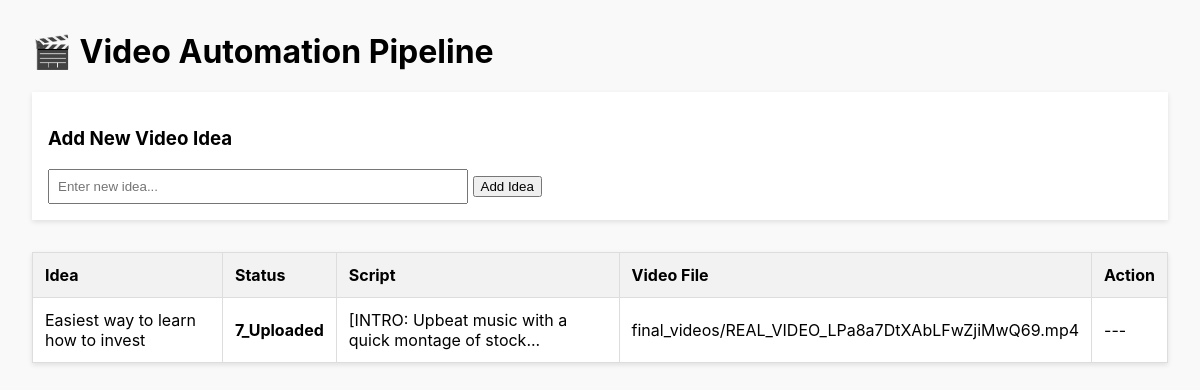
Before: / with the older database file.
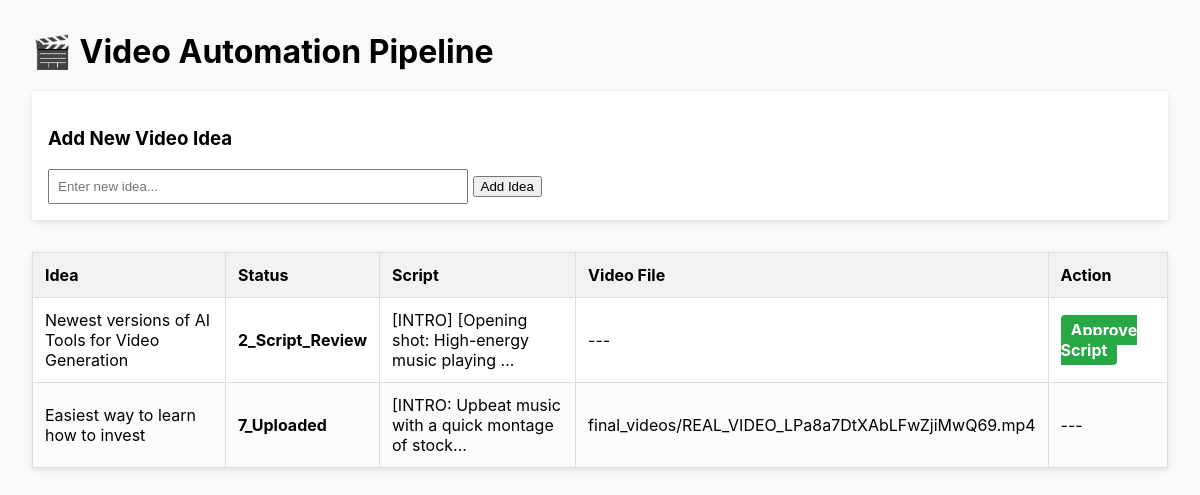
After: the same page with the newer database file.
### tables this page shows
CREATE TABLE Videos (
    id INTEGER PRIMARY KEY AUTOINCREMENT,
    record_id TEXT NOT NULL UNIQUE,
    Idea TEXT,
    Status TEXT DEFAULT '1_Script_Pending',
    Title TEXT,
    Script TEXT,
    Description TEXT,
    Audio_File_URL TEXT,
    Video_File_URL TEXT,
    Video_Job_ID TEXT,
    YouTube_ID TEXT
);

### app.py (the view)
@app.route('/')
def index():
    conn = sqlite3.connect(DB_FILE)
    conn.row_factory = sqlite3.Row  # This lets us access columns by name
    cursor = conn.cursor()
    cursor.execute("SELECT * FROM Videos ORDER BY id DESC")
    videos = cursor.fetchall()
    conn.close()
    return render_template('index.html', videos=videos)

### templates/index.html (shortened to what this page needs)
<!DOCTYPE html>
<html lang="en">
<head>
</head>
<body>
    <h1>🎬 Video Automation Pipeline</h1>
    <div class="form-box">
        <h3>Add New Video Idea</h3>
        <form action="/add" method="POST">
            <input type="text" name="idea" placeholder="Enter new idea..." style="width: 400px; padding: 8px;">
            <button type="submit" class="button">Add Idea</button>
        </form>
    </div>
    <table>
        <thead>
            <tr>
                <th>Idea</th>
                <th>Status</th>
                <th>Script</th>
                <th>Video File</th>
                <th>Action</th>
            </tr>
        </thead>
        <tbody>
            {% for video in videos %}
            <tr>
                <td>{{ video['Idea'] }}</td>
                <td><strong>{{ video['Status'] }}</strong></td>
                <td>{{ (video['Script'] or '')[:50] }}...</td>
                <td>{{ video['Video_File_URL'] or '---' }}</td>
                <td>
                    {% if video['Status'] == '2_Script_Review' %}
                        <a href="/update_status/{{ video['record_id'] }}/3_Asset_Gen_Pending" class="button button-green">
                            Approve Script
                        </a>
                    {% elif video['Status'] == '5_Final_Review' %}
                        <a href="/update_status/{{ video['record_id'] }}/6_Upload_Pending" class="button button-green">
                            Approve for Upload
                        </a>
                    {% elif video['Status'].startswith('Failed') %}
                        <a href="/update_status/{{ video['record_id'] }}/1_Script_Pending" class="button button-red">
                            Retry
                        </a>
                    {% else %}
                        ---
                    {% endif %}
                </td>
            </tr>
            {% endfor %}
        </tbody>
    </table>
</body>
</html>

### templates/index.html (style rules this page uses)
body { font-family: -apple-system, BlinkMacSystemFont, "Segoe UI", Roboto, sans-serif; margin: 2em; background: #f9f9f9; }
table { width: 100%; border-collapse: collapse; background: white; box-shadow: 0 2px 5px rgba(0,0,0,0.1); }
th, td { border: 1px solid #ddd; padding: 12px; text-align: left; }
th { background: #f2f2f2; }
tr:nth-child(even) { background: #fbfbfb; }
a { text-decoration: none; color: #007bff; font-weight: bold; }
a.button { background: #007bff; color: white; padding: 5px 10px; border-radius: 4px; }
a.button-green { background: #28a745; color: white; }
.form-box { background: white; padding: 1em; box-shadow: 0 2px 5px rgba(0,0,0,0.1); margin-bottom: 2em; }

Changed rows visible on the page:
added Videos: Idea "Newest versions of AI Tools for Video Generation", Status "2_Script_Review", Script "[INTRO] [Opening shot: High-energy music playing", video "---"
